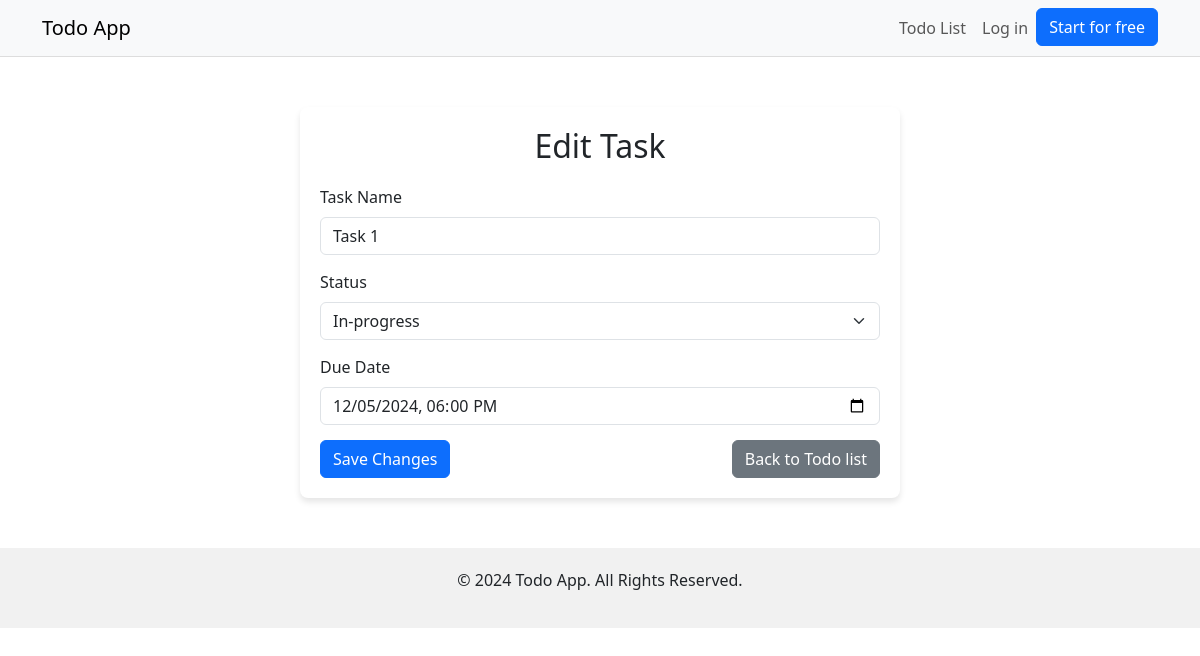
The app's page /todos/5/update with its own data.
### tables this page shows
CREATE TABLE `todos` (
  `id` int NOT NULL AUTO_INCREMENT,
  `title` varchar(255) DEFAULT NULL,
  `status` enum('pending','in_progress','completed') DEFAULT NULL,
  `due_date` datetime DEFAULT NULL,
  `created_at` datetime DEFAULT NULL,
  `updated_at` datetime DEFAULT NULL,
  PRIMARY KEY (`id`)
);

### helpers.php (called while the page is built, shortened)
<?php
function view (string $page, array $data = []) {
    extract($data);
    require 'views/' . $page . '.php';
}

### controllers/editTodoController.php (called while the page is built)
<?php
$getTodo = (new \App\Todo())->getTodo($todoId);
view('edit', [
    'todo'=>$getTodo
]);

### index.php (called while the page is built, shortened)
<?php
require 'helpers.php';
$router = new Router();
$todo = new Todo();
$router->get('/register', fn () => view('register'));
$router->get('/login', fn () => view('login'));
$router->get('/', fn () => view('home'));
$router->get('/todos', fn ()=> require 'controllers/getTodosController.php');
$router->put('/todos/{id}/update', fn ($todoId) => require 'controllers/updateTodoController.php');
$router->get('/todos/{id}/update', fn ($todoId) => require 'controllers/editTodoController.php');

### src/DB.php (called while the page is built, shortened)
<?php
class DB {
    public function __construct() {
        $this->host = $_ENV['DB_HOST'];
        $this->user = $_ENV['DB_USER'];
        $this->pass = $_ENV['DB_PASSWORD'];
        $this->db = $_ENV['DB_NAME'];
        $this->conn = new \PDO("mysql:host=" . $this->host . ";dbname=" . $this->db, $this->user, $this->pass);
    }
}

### src/Todo.php (called while the page is built, shortened)
<?php
class Todo {
    public $pdo;
    public function __construct () {
        $db = new DB();
        $this->pdo = $db->conn;
    }
    public function getTodo (int $id) {
        $query = "SELECT * FROM todos WHERE id=:id";
        $stmt = $this->pdo->prepare($query);
        $stmt->execute([":id" => $id]);
        return $stmt->fetch();
    }
}

### views/edit.php (the view, shortened to what this page needs)
<?php
require 'views/components/header.php';
require 'views/components/navbar.php';
?>
<div class="edit-container">
    <h2 class="edit-header">Edit Task</h2>
    <form method="POST" action="/todos/<?= $todo['id'] ?>/update">
        <div class="form-group">
            <label for="taskName" class="form-label">Task Name</label>
            <input type="text" id="taskName" class="form-control" placeholder="Enter task name" name="title" value="<?= $todo['title'] ?>">
        </div>
        <div class="form-group">
            <label for="taskStatus" class="form-label">Status</label>
            <select id="taskStatus" class="form-select" name="status">
                <option value="in_progress" <?= $todo['status'] == 'in_progress' ? 'selected' : ''?>>In-progress</option>
            </select>
        </div>
        <div class="form-group">
            <label for="taskDueDate" class="form-label">Due Date</label>
            <input type="datetime-local" id="taskDueDate" class="form-control" name="due_date" value="<?= $todo['due_date'] ?>">
        </div>
        <div class="btn-actions">
            <button type="submit" class="btn btn-primary">Save Changes</button>
            <a href="index.html" class="btn btn-secondary">Back to Todo list</a>
        </div>
    </form>
</div>
<?php
require 'views/components/footer.php';
?>

### views/components/header.php (style rules this page uses)
html { height: 100%; margin: 0; }
.edit-container { max-width: 600px; margin: 50px auto; padding: 20px; background-color: #ffffff; border-radius: 8px; box-shadow: 0 4px 6px rgba(0, 0, 0, 0.1); }
.edit-header { text-align: center; margin-bottom: 20px; }
.form-group { margin-bottom: 15px; }
.btn-actions { display: flex; justify-content: space-between; }

### records on screen
todos: title "Task 1", status "In-progress", due_date "12/05/2024 18:00"
